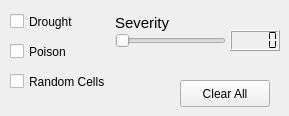
      <widget class="QWidget" name="tab_6">
       <attribute name="title">
        <string>Events</string>
       </attribute>
       <widget class="QPushButton" name="clear_sim_btn">
        <property name="geometry">
         <rect>
          <x>180</x>
          <y>80</y>
          <width>90</width>
          <height>27</height>
         </rect>
        </property>
        <property name="toolTip">
         <string extracomment="View this organism's brain"/>
        </property>
        <property name="statusTip">
         <string>Clear any simulated events currently in effect</string>
        </property>
        <property name="text">
         <string>Clear All</string>
        </property>
       </widget>
       <widget class="QLCDNumber" name="sim_severity_lcd">
        <property name="geometry">
         <rect>
          <x>230</x>
          <y>30</y>
          <width>50</width>
          <height>21</height>
         </rect>
        </property>
        <property name="smallDecimalPoint">
         <bool>false</bool>
        </property>
        <property name="mode">
         <enum>QLCDNumber::Dec</enum>
        </property>
        <property name="segmentStyle">
         <enum>QLCDNumber::Flat</enum>
        </property>
       </widget>
       <widget class="QLabel" name="sim_severity_label">
        <property name="geometry">
         <rect>
          <x>115</x>
          <y>10</y>
          <width>111</width>
          <height>25</height>
         </rect>
        </property>
        <property name="font">
         <font>
          <pointsize>11</pointsize>
          <weight>50</weight>
          <bold>false</bold>
         </font>
        </property>
        <property name="toolTip">
         <string extracomment="The amount of CO2 in this world"/>
        </property>
        <property name="statusTip">
         <string/>
        </property>
        <property name="whatsThis">
         <string/>
        </property>
        <property name="text">
         <string>Severity</string>
        </property>
       </widget>
       <widget class="QSlider" name="sim_severity_slider">
        <property name="geometry">
         <rect>
          <x>115</x>
          <y>30</y>
          <width>111</width>
          <height>21</height>
         </rect>
        </property>
        <property name="statusTip">
         <string>How severe simulated events are</string>
        </property>
        <property name="singleStep">
         <number>1</number>
        </property>
        <property name="orientation">
         <enum>Qt::Horizontal</enum>
        </property>
        <property name="tickInterval">
         <number>0</number>
        </property>
       </widget>
       <widget class="QCheckBox" name="drought_checkbox">
        <property name="geometry">
         <rect>
          <x>10</x>
          <y>10</y>
          <width>92</width>
          <height>23</height>
         </rect>
        </property>
        <property name="statusTip">
         <string>Resources will be slowly depleted from the environment</string>
        </property>
        <property name="text">
         <string>Drought</string>
        </property>
       </widget>
       <widget class="QCheckBox" name="poison_checkbox">
        <property name="geometry">
         <rect>
          <x>10</x>
          <y>40</y>
          <width>92</width>
          <height>23</height>
         </rect>
        </property>
        <property name="statusTip">
         <string>Every organism will take damage over time</string>
        </property>
        <property name="text">
         <string>Poison</string>
        </property>
       </widget>
       <widget class="QCheckBox" name="random_cells_checkbox">
        <property name="geometry">
         <rect>
          <x>10</x>
          <y>70</y>
          <width>121</width>
          <height>23</height>
         </rect>
        </property>
        <property name="statusTip">
         <string>Dead cells will be added into the environment at random locations</string>
        </property>
        <property name="text">
         <string>Random Cells</string>
        </property>
       </widget>
      </widget>
